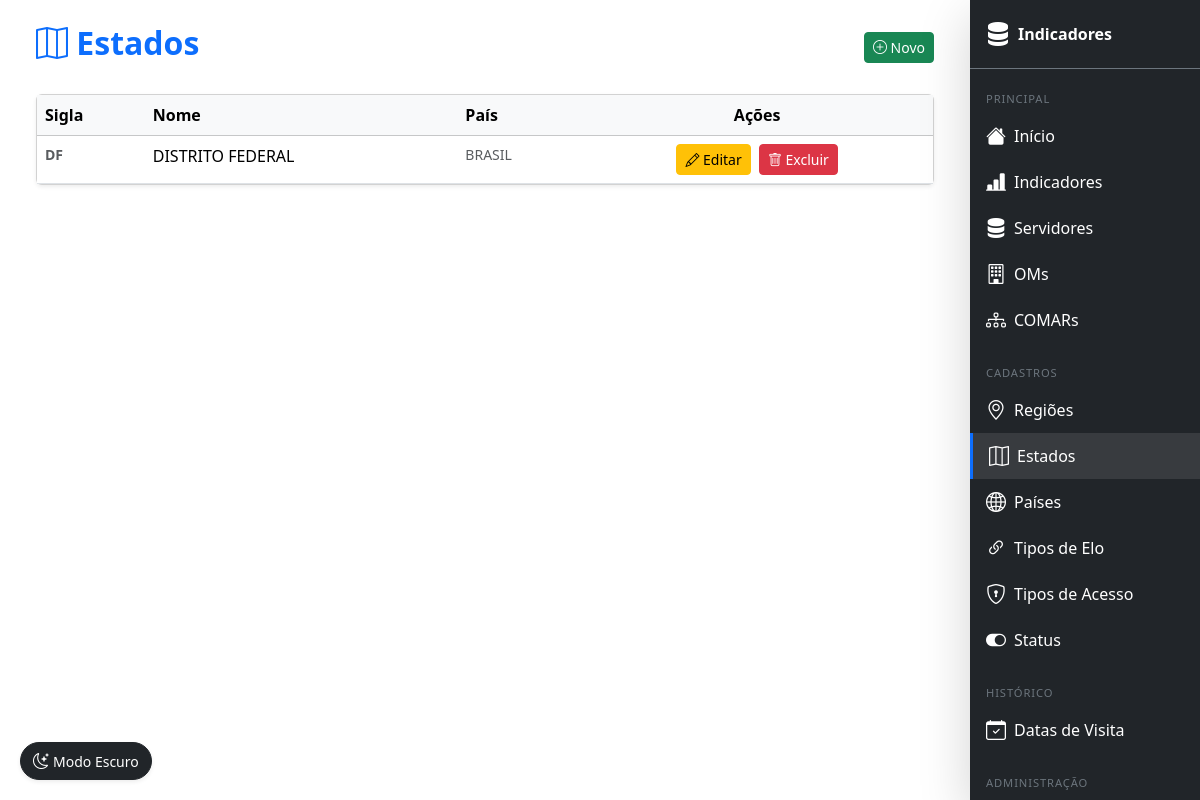
Page /estado/ (signed in) on the committed database.
### indicadores/models.py (models this page shows, shortened)
class Estado(models.Model):
    sigla = models.CharField(max_length=5, primary_key=True)
    nome = models.CharField(max_length=100)
    pais = models.ForeignKey(Pais, on_delete=models.CASCADE)

class Pais(models.Model):
    sigla = models.CharField(max_length=5, primary_key=True)
    nome = models.CharField(max_length=100)
    def __str__(self):
        return self.nome

### indicadores/views/views_estado.py (the view)
# urls.py: path('estado/',                       lr(views.estado_list),   name='estado_list'),
def estado_list(request):
    return render(request, 'estado/list.html', {'objetos': Estado.objects.select_related('pais').all()})

### templates/estado/list.html (shortened to what this page needs)
{% extends 'base.html' %}
{% block content %}
<div class="container mt-4">
    <div class="d-flex justify-content-between align-items-center mb-4">
        <h2 class="fw-bold text-primary"><i class="bi bi-map"></i> Estados</h2>
        <a href="{% url 'ind:estado_create' %}" class="btn btn-success btn-sm">
            <i class="bi bi-plus-circle"></i> Novo
        </a>
    </div>
    <div class="card shadow-sm">
        <div class="table-responsive">
            <table class="table table-hover mb-0">
                <thead class="table-light">
                    <tr><th>Sigla</th><th>Nome</th><th>País</th><th class="text-center">Ações</th></tr>
                </thead>
                <tbody>
                    {% for obj in objetos %}
                    <tr>
                        <td class="text-muted small"><strong>{{ obj.sigla }}</strong></td>
                        <td>{{ obj.nome }}</td>
                        <td class="text-muted small">{{ obj.pais }}</td>
                        <td class="text-center">
                            <a href="{% url 'ind:estado_update' obj.pk %}" class="btn btn-sm btn-warning me-1"><i class="bi bi-pencil"></i> Editar</a>
                            <a href="{% url 'ind:estado_delete' obj.pk %}" class="btn btn-sm btn-danger"><i class="bi bi-trash"></i> Excluir</a>
                        </td>
                    </tr>
                    {% empty %}
                    <tr><td colspan="4" class="text-center text-muted py-4"><i class="bi bi-inbox fs-4 d-block mb-2"></i>Nenhum registro.</td></tr>
                    {% endfor %}
                </tbody>
            </table>
        </div>
    </div>
</div>
{% endblock %}

### templates/base.html (style rules this page uses)
@media (min-width: 992px) { body { padding-right: 230px; } }

### rows in the picture
Estado: sigla "DF", nome "DISTRITO FEDERAL", pais "BRASIL"
